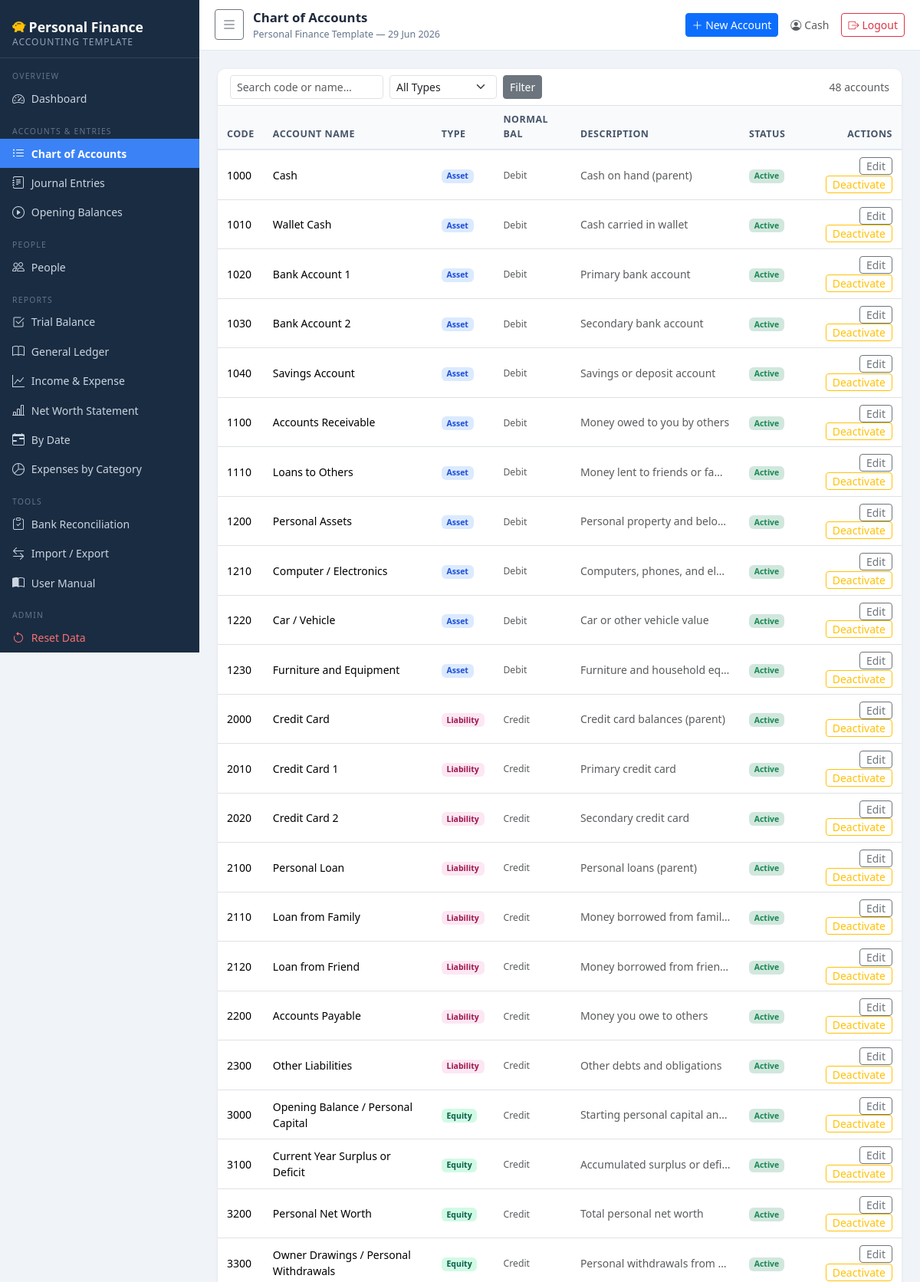
The page /accounts (signed in, upper part) on the database its author committed.
### app.py (models this page shows, shortened)
class Account(db.Model):
    __tablename__ = 'account'
    id = db.Column(db.Integer, primary_key=True)
    code = db.Column(db.String(20), unique=True, nullable=False)
    name = db.Column(db.String(200), nullable=False)
    account_type = db.Column(db.String(50), nullable=False)
    parent_account_id = db.Column(db.Integer, db.ForeignKey('account.id'), nullable=True)
    description = db.Column(db.Text)
    is_active = db.Column(db.Boolean, default=True)
    created_at = db.Column(db.DateTime, default=datetime.utcnow)
    parent = db.relationship('Account', remote_side='Account.id',
                             backref=db.backref('children', lazy='dynamic'))
    @property
    def computed_normal_balance(self):
        if self.account_type in ('Asset', 'Expense'):
            return 'Debit'
        return 'Credit'

### app.py (the view)
@app.route('/accounts')
@login_required
def accounts():
    q = Account.query
    filter_type = request.args.get('type', '')
    search = request.args.get('search', '').strip()
    if filter_type:
        q = q.filter_by(account_type=filter_type)
    if search:
        q = q.filter((Account.code.ilike(f'%{search}%')) | (Account.name.ilike(f'%{search}%')))
    accts = q.order_by(Account.code).all()
    return render_template('accounts.html', accounts=accts,
                           account_types=ACCOUNT_TYPES, filter_type=filter_type, search=search)

### app.py (called while the page is built)
def login_required(f):
    @wraps(f)
    def decorated(*args, **kwargs):
        if not session.get('logged_in'):
            return redirect(url_for('login', next=request.path))
        return f(*args, **kwargs)
    return decorated

@app.context_processor
def inject_globals():
    return {'now': datetime.utcnow()}

### templates/accounts.html (shortened to what this page needs)
{% extends 'base.html' %}
{% block page_title %}Chart of Accounts{% endblock %}
{% block topbar_actions %}
<a href="{{ url_for('account_new') }}" class="btn btn-sm btn-primary">
  <i class="bi bi-plus-lg"></i> New Account
</a>
{% endblock %}
{% block content %}
<div class="table-card">
  <div class="px-3 py-2 border-bottom d-flex gap-2 align-items-center flex-wrap no-print">
    <form method="get" class="d-flex gap-2 flex-wrap">
      <input name="search" class="form-control form-control-sm" placeholder="Search code or name…" value="{{ search }}" style="width:200px">
      <select name="type" class="form-select form-select-sm" style="width:140px">
        <option value="">All Types</option>
      </select>
      <button class="btn btn-sm btn-secondary">Filter</button>
    </form>
    <span class="ms-auto text-muted small">{{ accounts|length }} accounts</span>
  </div>
  <table class="table mb-0">
    <thead>
      <tr>
        <th>Code</th>
        <th>Account Name</th>
        <th>Type</th>
        <th>Normal Bal</th>
        <th>Description</th>
        <th class="no-print">Status</th>
        <th class="no-print text-end">Actions</th>
      </tr>
    </thead>
    <tbody>
      {% for a in accounts %}
      <tr class="{% if not a.is_active %}text-muted{% endif %}">
        <td class="fw-mono">{{ a.code }}</td>
        <td>
          {{ a.name }}
        </td>
        <td>
          <span class="badge badge-{{ a.account_type.lower() }}">{{ a.account_type }}</span>
        </td>
        <td><span class="small text-muted">{{ a.computed_normal_balance }}</span></td>
        <td class="text-muted small text-truncate" style="max-width:220px">{{ a.description or '—' }}</td>
        <td class="no-print">
          {% if a.is_active %}
          <span class="badge bg-success-subtle text-success">Active</span>
          {% else %}
          <span class="badge bg-secondary-subtle text-secondary">Inactive</span>
          {% endif %}
        </td>
        <td class="no-print text-end">
          <a href="{{ url_for('account_edit', account_id=a.id) }}" class="btn btn-xs btn-outline-secondary btn-sm py-0">Edit</a>
          <form method="post" action="{{ url_for('account_toggle', account_id=a.id) }}" class="d-inline">
            <button class="btn btn-xs btn-sm py-0 {% if a.is_active %}btn-outline-warning{% else %}btn-outline-success{% endif %}">
              {{ 'Deactivate' if a.is_active else 'Activate' }}
            </button>
          </form>
        </td>
      </tr>
      {% else %}
      <tr><td colspan="7" class="text-center text-muted py-4">No accounts found.</td></tr>
      {% endfor %}
    </tbody>
  </table>
</div>
{% endblock %}

### templates/base.html (shortened to what this page needs)
<!DOCTYPE html>
<html lang="en">
<head>
<link rel="stylesheet" href="https://cdn.jsdelivr.net/npm/bootstrap@5.3.2/dist/css/bootstrap.min.css">
<link rel="stylesheet" href="https://cdn.jsdelivr.net/npm/bootstrap-icons@1.11.3/font/bootstrap-icons.min.css">
<link rel="stylesheet" href="{{ url_for('static', filename='style.css') }}">
</head>
<body>
<nav id="sidebar">
  <div class="sidebar-brand">
    <p class="app-title"><i class="bi bi-piggy-bank-fill text-warning me-1"></i>Personal Finance</p>
    <h6>Accounting Template</h6>
  </div>
  <div class="nav-section">
    <div class="nav-section-label">Overview</div>
    <a class="nav-link {% if request.endpoint == 'dashboard' %}active{% endif %}" href="{{ url_for('dashboard') }}">
      <i class="bi bi-speedometer2"></i> Dashboard
    </a>
  </div>
  <div class="nav-section">
    <div class="nav-section-label">Accounts &amp; Entries</div>
    <a class="nav-link {% if request.endpoint in ['accounts','account_new','account_edit'] %}active{% endif %}" href="{{ url_for('accounts') }}">
      <i class="bi bi-list-ul"></i> Chart of Accounts
    </a>
    <a class="nav-link {% if request.endpoint in ['journal_entries','journal_entry_detail','journal_entry_new','journal_entry_edit'] %}active{% endif %}" href="{{ url_for('journal_entries') }}">
      <i class="bi bi-journal-text"></i> Journal Entries
    </a>
    <a class="nav-link {% if request.endpoint == 'opening_balances' %}active{% endif %}" href="{{ url_for('opening_balances') }}">
      <i class="bi bi-play-circle"></i> Opening Balances
    </a>
  </div>
  <div class="nav-section">
    <div class="nav-section-label">People</div>
    <a class="nav-link {% if request.endpoint in ['people','person_new','person_edit'] %}active{% endif %}" href="{{ url_for('people') }}">
      <i class="bi bi-people"></i> People
    </a>
  </div>
  <div class="nav-section">
    <div class="nav-section-label">Reports</div>
    <a class="nav-link {% if request.endpoint == 'trial_balance' %}active{% endif %}" href="{{ url_for('trial_balance') }}">
      <i class="bi bi-check2-square"></i> Trial Balance
    </a>
    <a class="nav-link {% if request.endpoint == 'general_ledger' %}active{% endif %}" href="{{ url_for('general_ledger') }}">
      <i class="bi bi-book"></i> General Ledger
    </a>
    <a class="nav-link {% if request.endpoint == 'income_expense' %}active{% endif %}" href="{{ url_for('income_expense') }}">
      <i class="bi bi-graph-up"></i> Income &amp; Expense
    </a>
    <a class="nav-link {% if request.endpoint == 'balance_sheet' %}active{% endif %}" href="{{ url_for('balance_sheet') }}">
      <i class="bi bi-bar-chart-line"></i> Net Worth Statement
    </a>
    <a class="nav-link {% if request.endpoint == 'transactions_by_date' %}active{% endif %}" href="{{ url_for('transactions_by_date') }}">
      <i class="bi bi-calendar-range"></i> By Date
    </a>
    <a class="nav-link {% if request.endpoint == 'expenses_by_category' %}active{% endif %}" href="{{ url_for('expenses_by_category') }}">
      <i class="bi bi-pie-chart"></i> Expenses by Category
    </a>
  </div>
  <div class="nav-section">
    <div class="nav-section-label">Tools</div>
    <a class="nav-link {% if request.endpoint in ['bank_reconciliation','reconciliation_new','reconciliation_edit'] %}active{% endif %}" href="{{ url_for('bank_reconciliation') }}">
      <i class="bi bi-clipboard-check"></i> Bank Reconciliation
    </a>
    <a class="nav-link {% if request.endpoint == 'import_export' %}active{% endif %}" href="{{ url_for('import_export') }}">
      <i class="bi bi-arrow-left-right"></i> Import / Export
    </a>
    <a class="nav-link {% if request.endpoint == 'manual' %}active{% endif %}" href="{{ url_for('manual') }}">
      <i class="bi bi-book-half"></i> User Manual
    </a>
  </div>
  <div class="nav-section">
    <div class="nav-section-label">Admin</div>
    <a class="nav-link {% if request.endpoint == 'admin_reset' %}active{% endif %}" href="{{ url_for('admin_reset') }}" style="color:#f87171">
      <i class="bi bi-arrow-counterclockwise"></i> Reset Data
    </a>
  </div>
</nav>
<div id="main-content">
  <header class="topbar no-print">
    <button class="btn btn-sm btn-outline-secondary" id="sidebar-toggle" title="Toggle sidebar">
      <i class="bi bi-list fs-5"></i>
    </button>
    <div>
      <p class="topbar-title mb-0">{% block page_title %}{% endblock %}</p>
      <p class="topbar-subtitle mb-0">{% block page_subtitle %}Personal Finance Template — {{ now.strftime('%d %b %Y') }}{% endblock %}</p>
    </div>
    <div class="ms-auto d-flex align-items-center gap-3">
      {% block topbar_actions %}{% endblock %}
      {% if session.get('logged_in') %}
      <span class="text-muted small d-none d-md-inline">
        <i class="bi bi-person-circle me-1"></i>{{ session.get('username', 'admin') }}
      </span>
      <a href="{{ url_for('logout') }}" class="btn btn-sm btn-outline-danger" title="Sign out">
        <i class="bi bi-box-arrow-right me-1"></i>Logout
      </a>
      {% endif %}
    </div>
  </header>
  <div class="page-body">
    {% block content %}{% endblock %}
  </div>
</div>
</body>
</html>

### static/style.css (style rules this page uses)
:root { --sidebar-width: 260px; --primary-color: #2c6fad; --sidebar-bg: #1a2c42; --sidebar-text: #cbd5e1; --sidebar-active: #3b82f6; }
body { font-family: 'Segoe UI', system-ui, sans-serif; background: #f0f4f8; margin: 0; }
#sidebar { width: var(--sidebar-width); min-height: 100vh; background: var(--sidebar-bg); color: var(--sidebar-text); position: fixed; top: 0; left: 0; z-index: 100; overflow-y: auto; transition: transform 0.25s ease; }
#sidebar .sidebar-brand { padding: 1.2rem 1rem 0.8rem; border-bottom: 1px solid rgba(255,255,255,0.1); }
#sidebar .sidebar-brand h6 { font-size: 0.75rem; text-transform: uppercase; letter-spacing: 1px; color: #94a3b8; margin: 0; }
#sidebar .sidebar-brand .app-title { font-size: 1.1rem; font-weight: 700; color: #fff; margin: 0.15rem 0 0; }
#sidebar .nav-section { padding: 0.6rem 0 0; }
#sidebar .nav-section-label { font-size: 0.65rem; text-transform: uppercase; letter-spacing: 1.2px; color: #64748b; padding: 0.4rem 1rem 0.1rem; }
#sidebar .nav-link { display: flex; align-items: center; gap: 0.55rem; color: var(--sidebar-text); padding: 0.45rem 1rem; font-size: 0.875rem; border-radius: 0; transition: background 0.15s, color 0.15s; }
#sidebar .nav-link.active { background: var(--sidebar-active); color: #fff; font-weight: 600; }
#sidebar .nav-link .bi { font-size: 1rem; flex-shrink: 0; }
#main-content { margin-left: var(--sidebar-width); min-height: 100vh; transition: margin-left 0.25s ease; }
.topbar { background: #fff; border-bottom: 1px solid #e2e8f0; padding: 0.65rem 1.25rem; display: flex; align-items: center; gap: 0.75rem; position: sticky; top: 0; z-index: 50; }
.topbar-title { font-size: 1.05rem; font-weight: 600; color: #1e293b; margin: 0; }
.topbar-subtitle { font-size: 0.78rem; color: #64748b; margin: 0; }
.page-body { padding: 1.5rem; }
.table-card { border-radius: 10px; box-shadow: 0 1px 4px rgba(0,0,0,0.07); overflow: hidden; background: #fff; }
.table-card .table { margin-bottom: 0; }
.table-card .table th { background: #f8fafc; color: #475569; font-size: 0.78rem; text-transform: uppercase; letter-spacing: 0.5px; border-bottom: 2px solid #e2e8f0; padding: 0.6rem 0.75rem; }
.table-card .table td { padding: 0.5rem 0.75rem; vertical-align: middle; font-size: 0.875rem; }
.badge-asset { background-color: #dbeafe; color: #1d4ed8; }
.badge-liability { background-color: #fce7f3; color: #9d174d; }
.badge-equity { background-color: #d1fae5; color: #065f46; }

### rows shown on the page
Account: get "Cash", code "1000", name "Cash", account_type "Asset", computed_normal_balance "Debit", description "Cash on hand (parent)", shows "Active", is_active "Deactivate"
Account: code "1010", name "Wallet Cash", account_type "Asset", computed_normal_balance "Debit", description "Cash carried in wallet", shows "Active", is_active "Deactivate"
Account: code "1020", name "Bank Account 1", account_type "Asset", computed_normal_balance "Debit", description "Primary bank account", shows "Active", is_active "Deactivate"
Account: code "1030", name "Bank Account 2", account_type "Asset", computed_normal_balance "Debit", description "Secondary bank account", shows "Active", is_active "Deactivate"
Account: code "1040", name "Savings Account", account_type "Asset", computed_normal_balance "Debit", description "Savings or deposit account", shows "Active", is_active "Deactivate"
Account: code "1100", name "Accounts Receivable", account_type "Asset", computed_normal_balance "Debit", description "Money owed to you by others", shows "Active", is_active "Deactivate"
Account: code "1110", name "Loans to Others", account_type "Asset", computed_normal_balance "Debit", description "Money lent to friends or fa…", shows "Active", is_active "Deactivate"
Account: code "1200", name "Personal Assets", account_type "Asset", computed_normal_balance "Debit", description "Personal property and belo…", shows "Active", is_active "Deactivate"
Account: code "1210", name "Computer / Electronics", account_type "Asset", computed_normal_balance "Debit", description "Computers, phones, and el…", shows "Active", is_active "Deactivate"
Account: code "1220", name "Car / Vehicle", account_type "Asset", computed_normal_balance "Debit", description "Car or other vehicle value", shows "Active", is_active "Deactivate"
Account: code "1230", name "Furniture and Equipment", account_type "Asset", computed_normal_balance "Debit", description "Furniture and household eq…", shows "Active", is_active "Deactivate"
Account: code "2000", name "Credit Card", account_type "Liability", computed_normal_balance "Credit", description "Credit card balances (parent)", shows "Active", is_active "Deactivate"
Account: code "2010", name "Credit Card 1", account_type "Liability", computed_normal_balance "Credit", description "Primary credit card", shows "Active", is_active "Deactivate"
Account: code "2020", name "Credit Card 2", account_type "Liability", computed_normal_balance "Credit", description "Secondary credit card", shows "Active", is_active "Deactivate"
Account: code "2100", name "Personal Loan", account_type "Liability", computed_normal_balance "Credit", description "Personal loans (parent)", shows "Active", is_active "Deactivate"
Account: code "2110", name "Loan from Family", account_type "Liability", computed_normal_balance "Credit", description "Money borrowed from famil…", shows "Active", is_active "Deactivate"
Account: code "2120", name "Loan from Friend", account_type "Liability", computed_normal_balance "Credit", description "Money borrowed from frien…", shows "Active", is_active "Deactivate"
Account: code "2200", name "Accounts Payable", account_type "Liability", computed_normal_balance "Credit", description "Money you owe to others", shows "Active", is_active "Deactivate"
Account: code "2300", name "Other Liabilities", account_type "Liability", computed_normal_balance "Credit", description "Other debts and obligations", shows "Active", is_active "Deactivate"
Account: code "3000", name "Opening Balance / Personal Capital", account_type "Equity", computed_normal_balance "Credit", description "Starting personal capital an…", shows "Active", is_active "Deactivate"
Account: code "3100", name "Current Year Surplus or Deficit", account_type "Equity", computed_normal_balance "Credit", description "Accumulated surplus or defi…", shows "Active", is_active "Deactivate"
Account: code "3200", name "Personal Net Worth", account_type "Equity", computed_normal_balance "Credit", description "Total personal net worth", shows "Active", is_active "Deactivate"
Account: code "3300", name "Owner Drawings / Personal Withdrawals", account_type "Equity", computed_normal_balance "Credit", description "Personal withdrawals from…", shows "Active", is_active "Deactivate"

### other values the page prints
{{ accounts|length }} "48"
